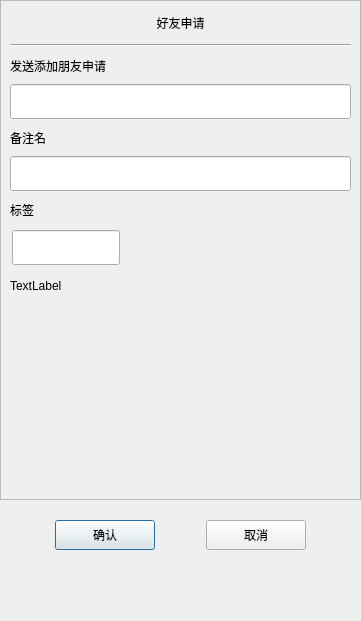
<?xml version="1.0" encoding="UTF-8"?>
<ui version="4.0">
 <class>AuthenFriend</class>
 <widget class="QDialog" name="AuthenFriend">
  <property name="geometry">
   <rect>
    <x>0</x>
    <y>0</y>
    <width>361</width>
    <height>621</height>
   </rect>
  </property>
  <property name="minimumSize">
   <size>
    <width>361</width>
    <height>621</height>
   </size>
  </property>
  <property name="maximumSize">
   <size>
    <width>361</width>
    <height>621</height>
   </size>
  </property>
  <property name="windowTitle">
   <string>Dialog</string>
  </property>
  <layout class="QVBoxLayout" name="verticalLayout">
   <property name="spacing">
    <number>0</number>
   </property>
   <property name="leftMargin">
    <number>0</number>
   </property>
   <property name="topMargin">
    <number>0</number>
   </property>
   <property name="rightMargin">
    <number>0</number>
   </property>
   <property name="bottomMargin">
    <number>0</number>
   </property>
   <item>
    <widget class="QScrollArea" name="scrollArea">
     <property name="minimumSize">
      <size>
       <width>0</width>
       <height>500</height>
      </size>
     </property>
     <property name="widgetResizable">
      <bool>true</bool>
     </property>
     <widget class="QWidget" name="scrollcontent">
      <property name="geometry">
       <rect>
        <x>0</x>
        <y>0</y>
        <width>359</width>
        <height>498</height>
       </rect>
      </property>
      <layout class="QVBoxLayout" name="verticalLayout_6">
       <property name="spacing">
        <number>0</number>
       </property>
       <property name="leftMargin">
        <number>0</number>
       </property>
       <property name="rightMargin">
        <number>0</number>
       </property>
       <item>
        <widget class="QLabel" name="apply_lb">
         <property name="minimumSize">
          <size>
           <width>0</width>
           <height>25</height>
          </size>
         </property>
         <property name="maximumSize">
          <size>
           <width>16777215</width>
           <height>25</height>
          </size>
         </property>
         <property name="text">
          <string>好友申请</string>
         </property>
         <property name="alignment">
          <set>Qt::AlignCenter</set>
         </property>
        </widget>
       </item>
       <item>
        <widget class="QWidget" name="apply_wid" native="true">
         <layout class="QVBoxLayout" name="verticalLayout_2">
          <item>
           <widget class="Line" name="h_line">
            <property name="orientation">
             <enum>Qt::Horizontal</enum>
            </property>
           </widget>
          </item>
          <item>
           <widget class="QLabel" name="label">
            <property name="minimumSize">
             <size>
              <width>0</width>
              <height>25</height>
             </size>
            </property>
            <property name="maximumSize">
             <size>
              <width>16777215</width>
              <height>25</height>
             </size>
            </property>
            <property name="text">
             <string>发送添加朋友申请</string>
            </property>
           </widget>
          </item>
          <item>
           <widget class="CustomizeEdit" name="name_ed">
            <property name="minimumSize">
             <size>
              <width>0</width>
              <height>35</height>
             </size>
            </property>
            <property name="maximumSize">
             <size>
              <width>16777215</width>
              <height>35</height>
             </size>
            </property>
           </widget>
          </item>
          <item>
           <widget class="QLabel" name="label_2">
            <property name="minimumSize">
             <size>
              <width>0</width>
              <height>25</height>
             </size>
            </property>
            <property name="maximumSize">
             <size>
              <width>16777215</width>
              <height>25</height>
             </size>
            </property>
            <property name="text">
             <string>备注名</string>
            </property>
           </widget>
          </item>
          <item>
           <widget class="CustomizeEdit" name="back_ed">
            <property name="minimumSize">
             <size>
              <width>0</width>
              <height>35</height>
             </size>
            </property>
            <property name="maximumSize">
             <size>
              <width>16777215</width>
              <height>35</height>
             </size>
            </property>
           </widget>
          </item>
          <item>
           <widget class="QLabel" name="label_3">
            <property name="minimumSize">
             <size>
              <width>0</width>
              <height>25</height>
             </size>
            </property>
            <property name="maximumSize">
             <size>
              <width>16777215</width>
              <height>25</height>
             </size>
            </property>
            <property name="text">
             <string>标签</string>
            </property>
           </widget>
          </item>
          <item>
           <widget class="QWidget" name="lb_group_wid" native="true">
            <property name="minimumSize">
             <size>
              <width>0</width>
              <height>50</height>
             </size>
            </property>
            <layout class="QVBoxLayout" name="verticalLayout_4">
             <property name="spacing">
              <number>0</number>
             </property>
             <property name="leftMargin">
              <number>0</number>
             </property>
             <property name="topMargin">
              <number>0</number>
             </property>
             <property name="rightMargin">
              <number>0</number>
             </property>
             <property name="bottomMargin">
              <number>0</number>
             </property>
             <item>
              <widget class="QWidget" name="gridWidget" native="true">
               <property name="minimumSize">
                <size>
                 <width>0</width>
                 <height>40</height>
                </size>
               </property>
               <property name="maximumSize">
                <size>
                 <width>16777215</width>
                 <height>40</height>
                </size>
               </property>
               <widget class="CustomizeEdit" name="lb_ed">
                <property name="geometry">
                 <rect>
                  <x>2</x>
                  <y>2</y>
                  <width>108</width>
                  <height>35</height>
                 </rect>
                </property>
                <property name="minimumSize">
                 <size>
                  <width>0</width>
                  <height>0</height>
                 </size>
                </property>
                <property name="maximumSize">
                 <size>
                  <width>16777215</width>
                  <height>35</height>
                 </size>
                </property>
               </widget>
              </widget>
             </item>
             <item>
              <widget class="QWidget" name="input_tip_wid" native="true">
               <property name="minimumSize">
                <size>
                 <width>0</width>
                 <height>35</height>
                </size>
               </property>
               <layout class="QVBoxLayout" name="verticalLayout_5">
                <property name="spacing">
                 <number>0</number>
                </property>
                <property name="leftMargin">
                 <number>0</number>
                </property>
                <property name="topMargin">
                 <number>0</number>
                </property>
                <property name="rightMargin">
                 <number>0</number>
                </property>
                <property name="bottomMargin">
                 <number>0</number>
                </property>
                <item>
                 <widget class="ClickedOnceLabel" name="tip_lb">
                  <property name="text">
                   <string>TextLabel</string>
                  </property>
                  <property name="alignment">
                   <set>Qt::AlignLeading|Qt::AlignLeft|Qt::AlignVCenter</set>
                  </property>
                 </widget>
                </item>
               </layout>
              </widget>
             </item>
            </layout>
           </widget>
          </item>
          <item>
           <widget class="QWidget" name="widget" native="true">
            <property name="minimumSize">
             <size>
              <width>0</width>
              <height>60</height>
             </size>
            </property>
            <property name="maximumSize">
             <size>
              <width>16777215</width>
              <height>16777215</height>
             </size>
            </property>
            <layout class="QHBoxLayout" name="horizontalLayout">
             <property name="leftMargin">
              <number>0</number>
             </property>
             <property name="topMargin">
              <number>0</number>
             </property>
             <property name="rightMargin">
              <number>0</number>
             </property>
             <property name="bottomMargin">
              <number>0</number>
             </property>
             <item>
              <widget class="QWidget" name="lb_list" native="true">
               <property name="minimumSize">
                <size>
                 <width>287</width>
                 <height>50</height>
                </size>
               </property>
               <property name="maximumSize">
                <size>
                 <width>287</width>
                 <height>16777215</height>
                </size>
               </property>
              </widget>
             </item>
             <item>
              <widget class="QWidget" name="more_lb_wid" native="true">
               <property name="minimumSize">
                <size>
                 <width>30</width>
                 <height>0</height>
                </size>
               </property>
               <property name="maximumSize">
                <size>
                 <width>30</width>
                 <height>16777215</height>
                </size>
               </property>
               <layout class="QVBoxLayout" name="verticalLayout_3">
                <property name="leftMargin">
                 <number>2</number>
                </property>
                <property name="topMargin">
                 <number>2</number>
                </property>
                <property name="rightMargin">
                 <number>2</number>
                </property>
                <property name="bottomMargin">
                 <number>2</number>
                </property>
                <item>
                 <spacer name="verticalSpacer_2">
                  <property name="orientation">
                   <enum>Qt::Vertical</enum>
                  </property>
                  <property name="sizeHint" stdset="0">
                   <size>
                    <width>20</width>
                    <height>40</height>
                   </size>
                  </property>
                 </spacer>
                </item>
                <item>
                 <widget class="ClickedOnceLabel" name="more_lb">
                  <property name="minimumSize">
                   <size>
                    <width>25</width>
                    <height>25</height>
                   </size>
                  </property>
                  <property name="maximumSize">
                   <size>
                    <width>25</width>
                    <height>25</height>
                   </size>
                  </property>
                  <property name="text">
                   <string/>
                  </property>
                 </widget>
                </item>
                <item>
                 <spacer name="verticalSpacer_4">
                  <property name="orientation">
                   <enum>Qt::Vertical</enum>
                  </property>
                  <property name="sizeType">
                   <enum>QSizePolicy::Fixed</enum>
                  </property>
                  <property name="sizeHint" stdset="0">
                   <size>
                    <width>20</width>
                    <height>60</height>
                   </size>
                  </property>
                 </spacer>
                </item>
               </layout>
              </widget>
             </item>
            </layout>
           </widget>
          </item>
         </layout>
        </widget>
       </item>
      </layout>
     </widget>
    </widget>
   </item>
   <item>
    <spacer name="verticalSpacer_3">
     <property name="orientation">
      <enum>Qt::Vertical</enum>
     </property>
     <property name="sizeType">
      <enum>QSizePolicy::Fixed</enum>
     </property>
     <property name="sizeHint" stdset="0">
      <size>
       <width>20</width>
       <height>10</height>
      </size>
     </property>
    </spacer>
   </item>
   <item>
    <widget class="QWidget" name="apply_sure_wid" native="true">
     <property name="minimumSize">
      <size>
       <width>0</width>
       <height>50</height>
      </size>
     </property>
     <layout class="QHBoxLayout" name="horizontalLayout_2">
      <item>
       <spacer name="horizontalSpacer">
        <property name="orientation">
         <enum>Qt::Horizontal</enum>
        </property>
        <property name="sizeHint" stdset="0">
         <size>
          <width>39</width>
          <height>20</height>
         </size>
        </property>
       </spacer>
      </item>
      <item>
       <widget class="ClickedBtn" name="sure_btn">
        <property name="minimumSize">
         <size>
          <width>100</width>
          <height>30</height>
         </size>
        </property>
        <property name="maximumSize">
         <size>
          <width>100</width>
          <height>30</height>
         </size>
        </property>
        <property name="text">
         <string>确认</string>
        </property>
       </widget>
      </item>
      <item>
       <spacer name="horizontalSpacer_3">
        <property name="orientation">
         <enum>Qt::Horizontal</enum>
        </property>
        <property name="sizeHint" stdset="0">
         <size>
          <width>40</width>
          <height>20</height>
         </size>
        </property>
       </spacer>
      </item>
      <item>
       <widget class="ClickedBtn" name="cancel_btn">
        <property name="minimumSize">
         <size>
          <width>100</width>
          <height>30</height>
         </size>
        </property>
        <property name="text">
         <string>取消</string>
        </property>
       </widget>
      </item>
      <item>
       <spacer name="horizontalSpacer_2">
        <property name="orientation">
         <enum>Qt::Horizontal</enum>
        </property>
        <property name="sizeHint" stdset="0">
         <size>
          <width>40</width>
          <height>20</height>
         </size>
        </property>
       </spacer>
      </item>
     </layout>
    </widget>
   </item>
   <item>
    <spacer name="verticalSpacer">
     <property name="orientation">
      <enum>Qt::Vertical</enum>
     </property>
     <property name="sizeHint" stdset="0">
      <size>
       <width>20</width>
       <height>55</height>
      </size>
     </property>
    </spacer>
   </item>
  </layout>
 </widget>
 <customwidgets>
  <customwidget>
   <class>CustomizeEdit</class>
   <extends>QLineEdit</extends>
   <header>customizeedit.h</header>
  </customwidget>
  <customwidget>
   <class>ClickedBtn</class>
   <extends>QPushButton</extends>
   <header>clickedbtn.h</header>
  </customwidget>
  <customwidget>
   <class>ClickedOnceLabel</class>
   <extends>QLabel</extends>
   <header>clickedoncelabel.h</header>
  </customwidget>
 </customwidgets>
 <resources/>
 <connections/>
</ui>
